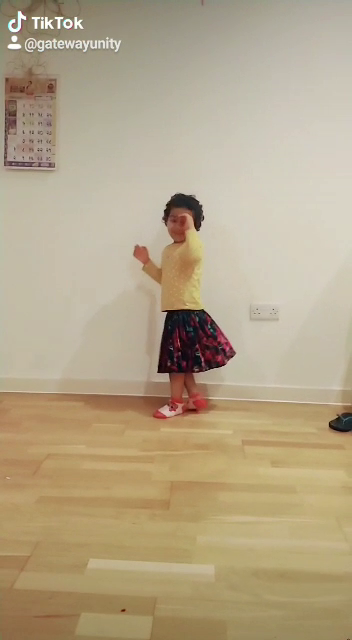
#> input picture frame 43 of cutie-pie.mp4, 352 x 640 px
$ python face_detection_video.py
#> lines starting #> are read from the running program, lines starting #| are printed output that depends on the picture; after the words box and inside, x2 and y2 are one past the last pixel; in counts of white or black regions, pixels touching at a corner belong together
import cv2

# Load the cascade
face_cascade = cv2.CascadeClassifier('haarcascade_frontalface_default.xml')


def detect_faces(capture_video):
    while True:
        # Read the frame
        _, img = capture_video.read()
#> img is the input picture: shape (640, 352, 3); mean B, G, R 136.3, 164.8, 180.2
        # Convert to grayscale
        gray = cv2.cvtColor(img, cv2.COLOR_BGR2GRAY)
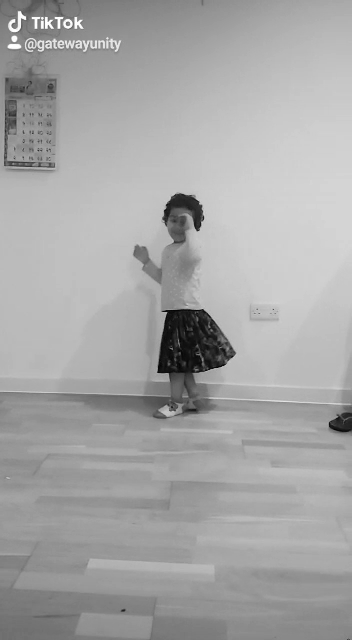
#> gray: shape (640, 352); min 4, max 255, mean 166.1
        # Detect the faces
        faces = face_cascade.detectMultiScale(gray, 1.1, 4)
#> faces = ()
        # Draw the rectangle around each face
        for (x, y, w, h) in faces:
            cv2.rectangle(img, (x, y), (x + w, y + h), (255, 0, 0), 2)
#> this loop made 0 passes
        # Display
        cv2.imshow('img', img)
        # Stop if escape key is pressed
        k = cv2.waitKey(30) & 0xff
#> (key Esc is pressed here)
        if k == 27:
            break
    # Release the VideoCapture object
    capture_video.release()


if __name__ == "__main__":

    # To use a video file as input
    capture_video = cv2.VideoCapture('cutie-pie.mp4')

    # To capture video from webcam.
    # cap = cv2.VideoCapture(0)

    # call the function to detect faces
    detect_faces(capture_video)

$ run again, starting later in the video
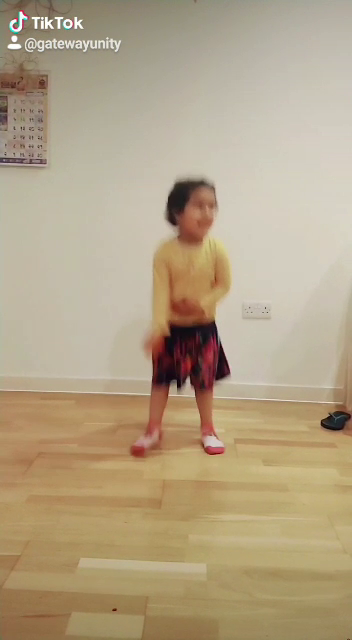
#> input picture frame 196 of cutie-pie.mp4, 352 x 640 px
#> in detect_faces, img is the input picture: shape (640, 352, 3); mean B, G, R 133.8, 162.2, 178.8
#> in detect_faces, `gray = cv2.cvtColor(img, cv2.COLOR_BGR2GRAY)`:
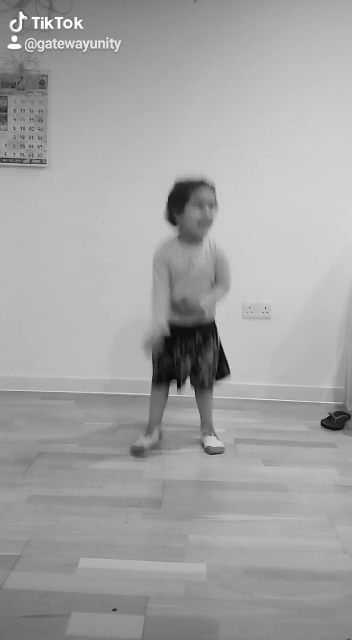
#> gray: shape (640, 352); min 3, max 255, mean 163.9
#> faces = [[184, 189, 43, 43], [142, 362, 59, 59]]
#> the loop in detect_faces, `for (x, y, w, h) in faces:` made 2 passes
#> after the loop in detect_faces, `for (x, y, w, h) in faces:`:
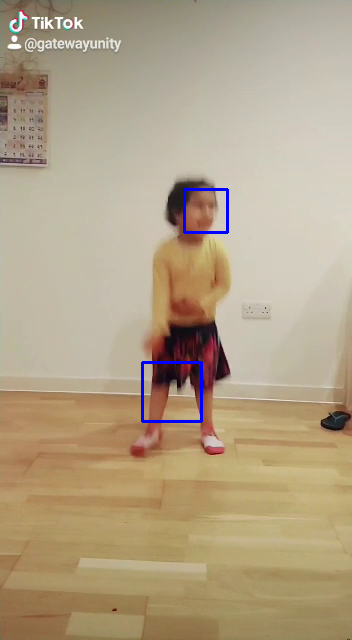
#> img: shape (640, 352, 3); 0.54% of pixels changed, all inside (x1, y1, x2, y2) = (141, 188, 229, 423)

$ run again, starting later in the video
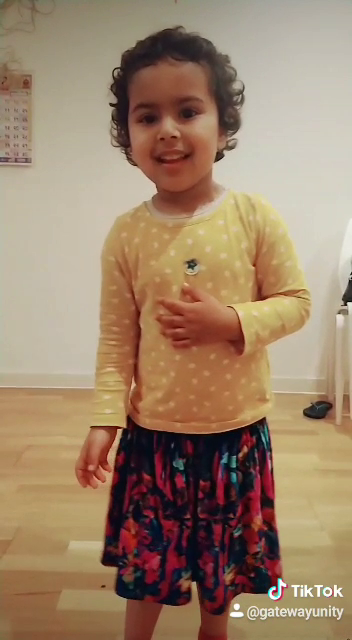
#> input picture frame 348 of cutie-pie.mp4, 352 x 640 px
#> in detect_faces, img is the input picture: shape (640, 352, 3); mean B, G, R 107, 132, 157.8
#> in detect_faces, `gray = cv2.cvtColor(img, cv2.COLOR_BGR2GRAY)`:
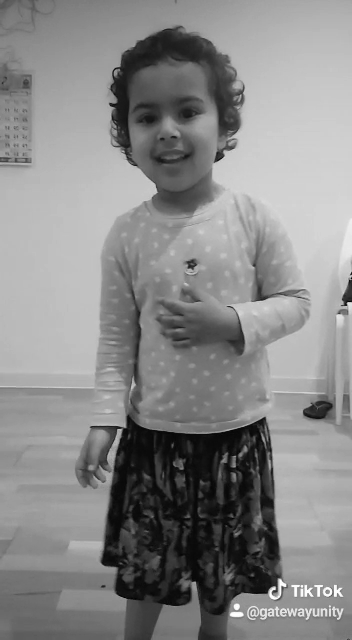
#> gray: shape (640, 352); min 0, max 255, mean 136.8
#> faces = [[109, 66, 122, 122]]
#> the loop in detect_faces, `for (x, y, w, h) in faces:` made 1 pass
#> after the loop in detect_faces, `for (x, y, w, h) in faces:`:
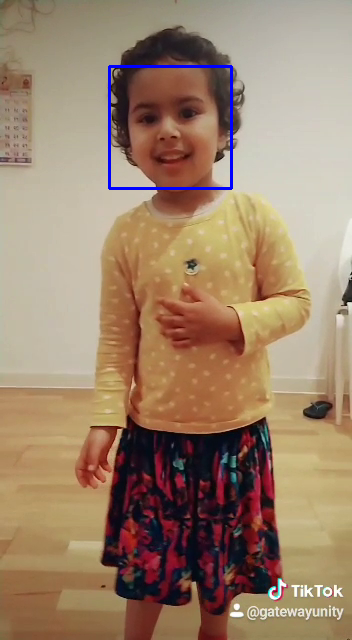
#> img: shape (640, 352, 3); 0.65% of pixels changed, all inside (x1, y1, x2, y2) = (108, 65, 233, 190)
